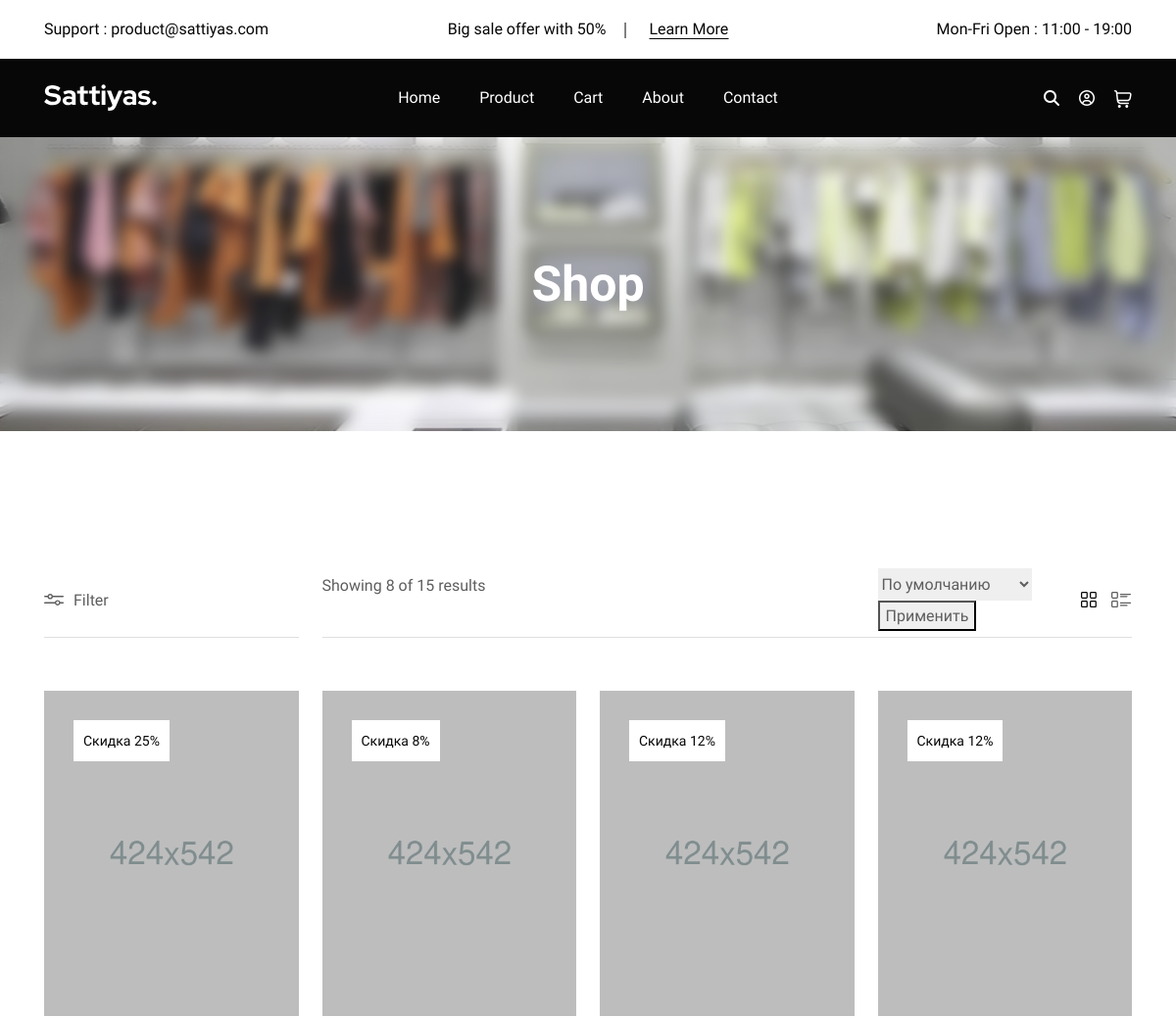
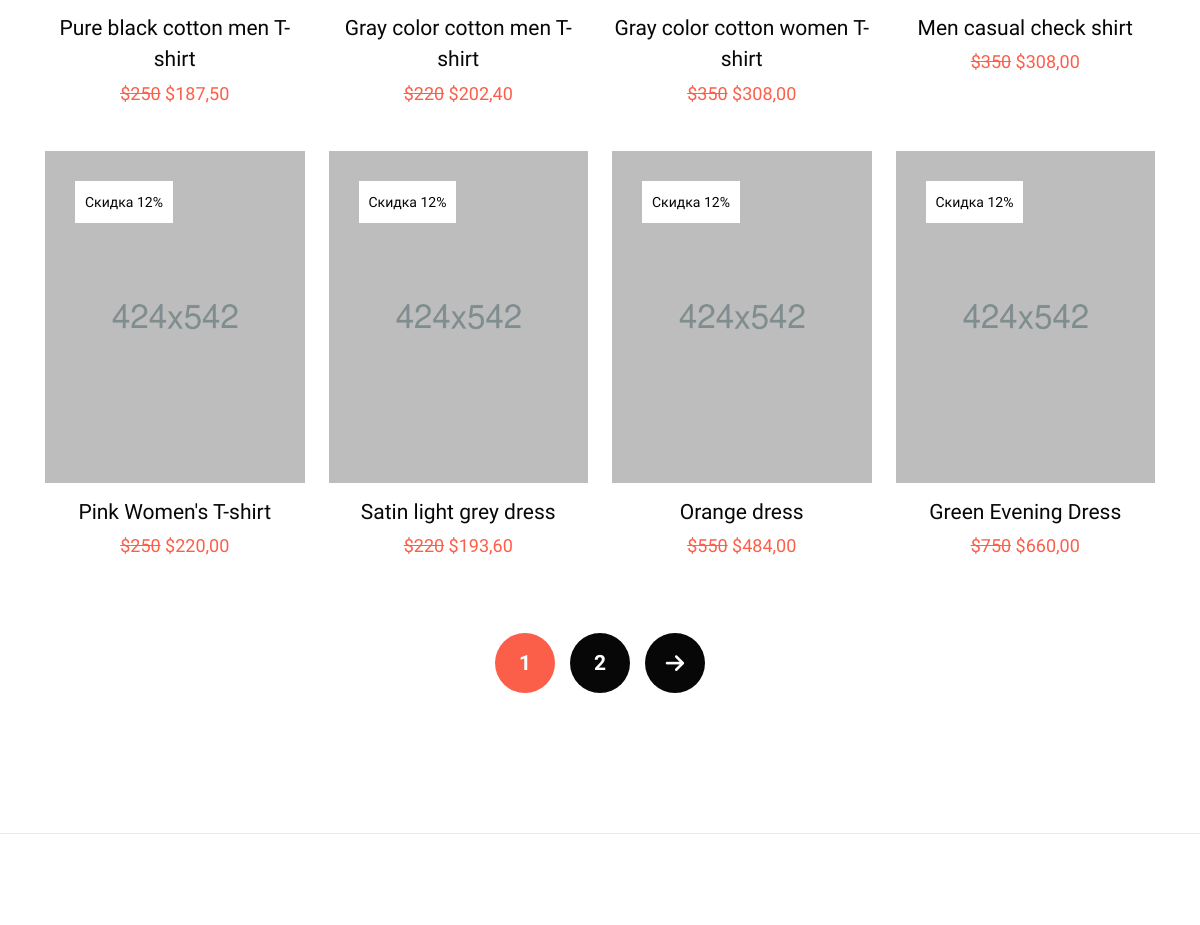
/catalog/ (upper part), run on an earlier commit of the app's database (2 pictures, top to bottom).
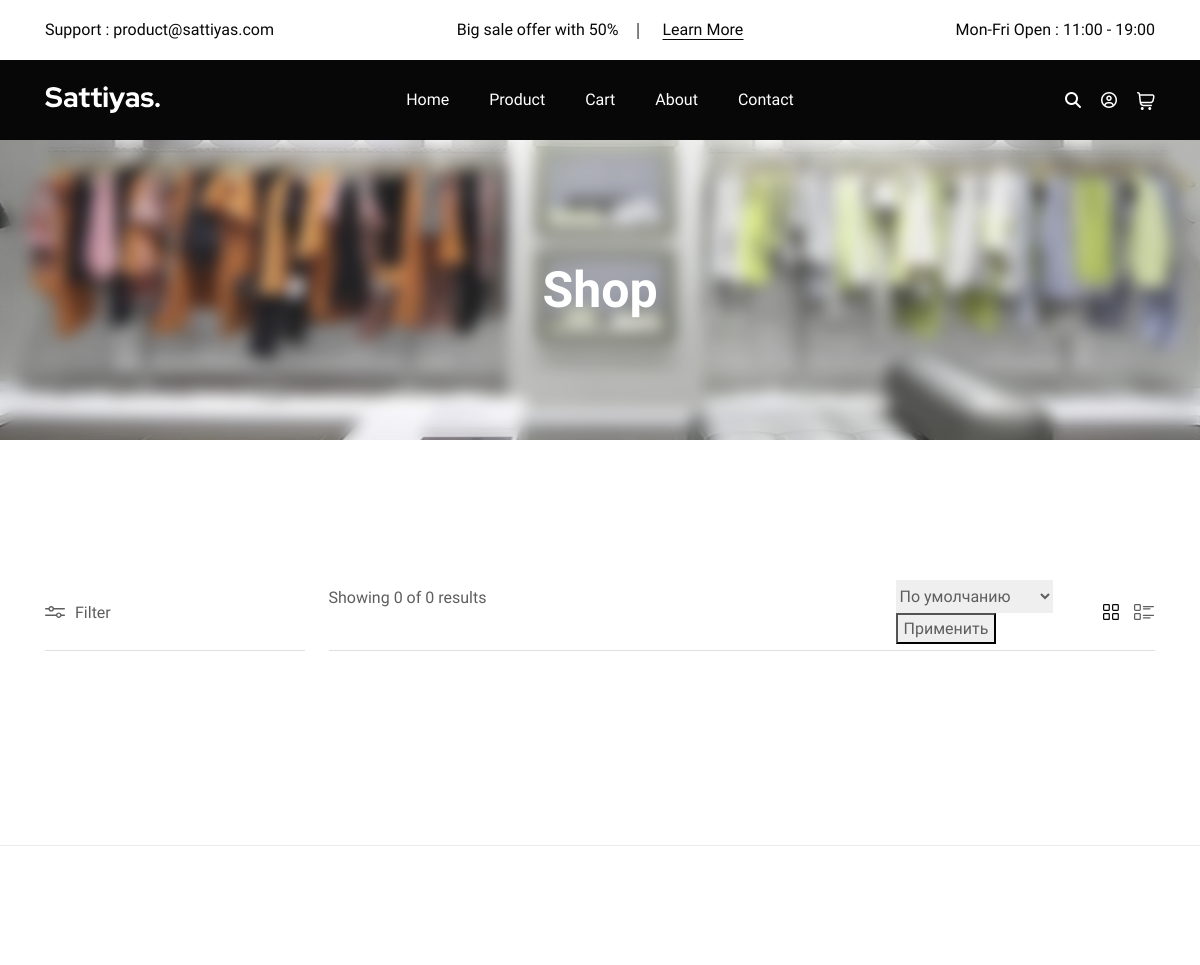
And on a later commit of the database.
### goods/models.py (models this page shows, shortened)
class Products(models.Model):
    name = models.CharField(max_length=150, unique=True, verbose_name='Название')
    slug = models.SlugField(max_length=200, unique=True, blank=True, null=True, verbose_name='URL')
    description = models.TextField(blank=True, null=True, verbose_name='Описание')
    image = models.ImageField(upload_to='goods_images', blank=True, null=True, verbose_name='Изображение')
    price = models.DecimalField(default=0, max_digits=7, decimal_places=0, verbose_name='Цена')
    discount = models.DecimalField(default=0, max_digits=4, decimal_places=0, verbose_name='Скидка в %')
    quantity = models.PositiveBigIntegerField(default=0, verbose_name='Количество')
    people_category = models.ForeignKey(to=People_categorys, blank=True, null=True, on_delete=models.CASCADE, verbose_name='Пол')
    category = models.ForeignKey(to=Categories, on_delete=models.CASCADE, verbose_name='Категория')
    sizе = models.CharField(max_length=150, blank=True, null=True, verbose_name='Размер')
    brand = models.CharField(max_length=150, blank=True, null=True, verbose_name='Бренд')
    rating = models.CharField(max_length=150, blank=True, null=True, verbose_name='Рейтинг')
    featured_item = models.BooleanField(blank=True, null=True, verbose_name='Рекомендовано')
    new_item = models.BooleanField(blank=True, null=True, verbose_name='Новинка')
    top_item = models.BooleanField(blank=True, null=True, verbose_name='Лучшее')
    class Meta:
        db_table = 'product'
        verbose_name = 'продукт'
        verbose_name_plural = 'продукты'
        ordering = ("id",)
    def sell_price(self):
        if self.discount:
            return round(self.price - self.price * self.discount / 100, 2)
        return self.price

### goods/views.py (the view, shortened to what this page needs)
# urls.py: path('catalog/', include('goods.urls', namespace='catalog')),
def catalog(request):
    page = request.GET.get('page', 1)
    size = request.GET.get('size', None)
    brand =  request.GET.get('brand', None)
    x = 3
    people_status = False
    people_list = []
    while x != 0:
        people_list.append(request.GET.get('people' + str(x), None))
        x -= 1
    if 'Женское' in people_list or 'Мужское' in people_list or 'Детское' in people_list:
        people_status = True
    else:
        people_status = False
    x = 7
    clothes_status = False
    clothes_list = []
    while x != 0:
        clothes_list.append(request.GET.get('clothes' + str(x), None))
        x -= 1
    if 'Платья' in clothes_list or 'Топы' in clothes_list or 'Джинсы' in clothes_list or 'Футболки' in clothes_list or 'Костюмы' in clothes_list or 'Рубашки' in clothes_list or 'Штаны' in clothes_list:
        clothes_status = True
    else:
        clothes_status = False
    print(clothes_list)
    print(clothes_status)
    x = 5
    rating_status = False
    rating_list = []
    while x != 0:
        rating_list.append(request.GET.get('rating' + str(x), None))
        x -= 1
    if '1' in rating_list or '2' in rating_list or '3' in rating_list or '4' in rating_list or '5' in rating_list:
        rating_status = True
    else:
        rating_status = False
    order_by = request.GET.get('order_by', None)
    goods = Products.objects.all()
    if size and size != "Default":
        goods = goods.filter(sizе__exact=size)
    if brand and brand != "Default":
        goods = goods.filter(brand__exact=brand)
    if people_status:
            goods = goods.filter(people_category__name__exact=people_list[2]) | goods.filter(people_category__name__exact=people_list[1]) | goods.filter(people_category__name__exact=people_list[0])
    if rating_status:
        goods = goods.filter(rating__exact=rating_list[4]) | goods.filter(rating__exact=rating_list[3]) | goods.filter(rating__exact=rating_list[2]) | goods.filter(rating__exact=rating_list[1]) | goods.filter(rating__exact=rating_list[0])
    if order_by and order_by != "default":
        goods = goods.order_by(order_by)
    paginator = Paginator(goods, 8)
    current_page = paginator.page(int(page))
    goods_count = len(goods)
    goods_status = True
    goods_all_count = 8
    if goods_count < goods_all_count:
        goods_all_count = goods_count
        goods_status = False
    context = {
        "goods":current_page,
        "goods_count":goods_count,
        "goods_all_count":goods_all_count,
        "goods_status": goods_status,
    }
    return render(request, 'goods/catalog.html', context)

### goods/templatetags/goods_tags.py (called while the page is built)
@register.simple_tag(takes_context=True)
def change_params(context, **kwards):
    query = context['request'].GET.dict()
    query.update(kwards)
    return urlencode(query)

### goods/templates/goods/catalog.html (shortened to what this page needs)
{% extends "main/base.html" %}
{% load static %}
{% load goods_tags %}
{% block content_one %}
  <section class="cs_page_heading text-center position-relative cs_bg_filed" data-src="{% static "assets/img/shop_bg.jpg" %}">
    <div class="cs_hero_overlay position-absolute"></div>
    <div class="container position-relative">
      <h2 class="cs_fs_50 cs_bold cs_white_color mb-0">Shop</h2>
    </div>
  </section>
  <section>
    <div class="cs_height_140 cs_height_lg_80"></div>
    <div class="container-fluid">
      <div class="cs_filter_sort">
        <div class="cs_filter_sidebar_heading cs_medium">
          <div class="cs_filter_sidebar_heading_in cs_filter_btn">
            <span>Filter</span>
          </div>
        </div>
        <div class="cs_sort_section">
          <div class="cs_sort_number">
            <p class="cs_medium mb-0">Showing {{goods_all_count}} of {{goods_count}} results</p>
          </div>
          <form action="{% url "goods:index" %}" method="get" class="cs_sort_wrap">
            <div class="cs_sort">
              <select name="order_by">
                <option value="default" {% if request.GET.order_by == 'default' %}selected{% endif %}>По умолчанию</option>
              </select>
              <button type="submit"> Применить </button>
            </div>
            <div class="cs_view">
              <span class="cs_viev_icon cs_grid_btn active">
              </span>
              <span class="cs_viev_icon cs_list_btn">
              </span>
            </div>
          </form>
        </div>
      </div>
      <div class="cs_product_grid cs_product_grid_4 cs_grid_view">
        {% for product in goods %}
          <div class="cs_product_col">
            <div class="cs_product cs_style_1">
              <div class="cs_product_thumb position-relative">
                {% if product.image %}
                  <img src="{{product.image.url}}" alt="Product Image" class="w-100">
                {% else %}
                  {% static "assets/img/Image_not_found.png" %}
                {% endif %}
                {% if  product.discount %}
                  <div class="cs_discount_badge cs_white_bg cs_fs_14 cs_primary_color position-absolute">Скидка {{product.discount}}%</div>
                {% endif %}
              </div>
              <div class="cs_product_info text-center">
                <h3 class="cs_product_title cs_fs_21 cs_medium">
                  <a href="{% url "catalog:product" product.slug %}">{{product.name}}</a>
                </h3>
                {% if product.discount %}
                  <p class="cs_product_price cs_fs_18 cs_accent_color mb-0 cs_medium"><s>${{product.price}}</s> ${{product.sell_price}} </p>
                {% else %}
                <p class="cs_product_price cs_fs_18 cs_accent_color mb-0 cs_medium">${{product.price}}</p>
                {% endif %}
              </div>
            </div>
          </div>
        {% endfor %}
      </div>
      {% if goods_status %}
        <div class="cs_height_75 cs_height_lg_50"></div>
        <ul class="cs_pagination cs_fs_21 cs_semibold cs_mp0">
        {% for page in goods.paginator.page_range  %}
          {% if page >= goods.number|add:-2 and page <= goods.number|add:2 %}
            <li class="cs_page_item {% if goods.number == page %} active {% endif %}"  >
              <a class="cs_page_link" href="?{% change_params page=page %}">{{ page }}</a>
            </li>
          {% endif %}
        {% endfor %}
        {% if goods.has_next %}
          <li class="cs_page_item  ">
            <a class="cs_page_link" href="{% if goods.has_next %}?{% change_params page=goods.next_page_number %}{% else %}
             #
            {% endif %}"><i class="fa-solid fa-arrow-right"></i></a>
          </li>
        {% endif %}
      {% endif %}
    </div>
    <div class="cs_height_140 cs_height_lg_80"></div>
    <hr>
  </section>
{% endblock  %}

What changed in the data, as far as the page shows it:
removed Products: image (picture), discount "25", name "Pure black cotton men T-shirt", price "250", sell_price "187,50"
removed Products: image (picture), discount "8", name "Gray color cotton men T-shirt", price "220", sell_price "202,40"
removed Products: image (picture), discount "12", name "Gray color cotton women T-shirt", price "350", sell_price "308,00"
removed Products: image (picture), discount "12", name "Men casual check shirt", price "350", sell_price "308,00"
removed Products: image (picture), discount "12", name "Pink Women's T-shirt", price "250", sell_price "220,00"
removed Products: image (picture), discount "12", name "Satin light grey dress", price "220", sell_price "193,60"
removed Products: image (picture), discount "12", name "Orange dress", price "550", sell_price "484,00"
removed Products: image (picture), discount "12", name "Green Evening Dress", price "750", sell_price "660,00"
Also different on the page:
{{ goods_all_count }}: "8" → "0"
{{ goods_count }}: "15" → "0"
list line gone: "1"
list line gone: "2"
